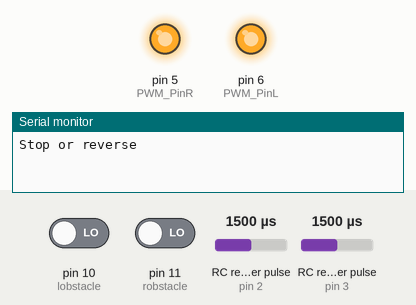
This sketch was run on a simulated Arduino Uno, built with avr-gcc and run on an emulated ATmega328P. Shown: output pins drawn as LEDs (lit = HIGH), the last lines printed to the serial monitor. Wiring (inferred from the names in the program): 2 × RC receiver channel: data pin 2 / data pin 3. Inputs (shaded band) come from the test bench; at power-on: RC receiver pulse (sensors on pin 2, pin 3) 1500 µs, pin 10 (lobstacle) LOW, pin 11 (robstacle) LOW.

Above: at 1.2 s.
1.3 s: RC receiver pulse (sensor on pin 2) set to 1481 µs
At 2.6 s:
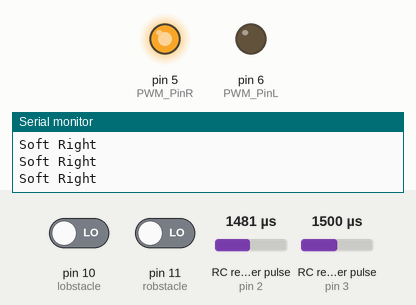
2.9 s: RC receiver pulse (sensor on pin 3) set to 1489 µs
4.4 s: RC receiver pulse (sensor on pin 3) set to 1470 µs
At 5.2 s:
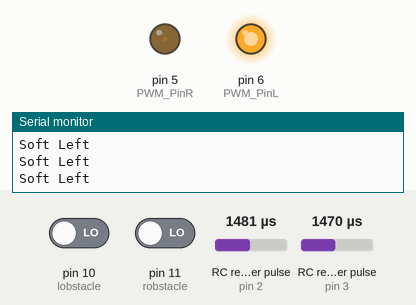
Timing chart, 0 to 7.4 s (numbered marks = the images above; inputs shaded):
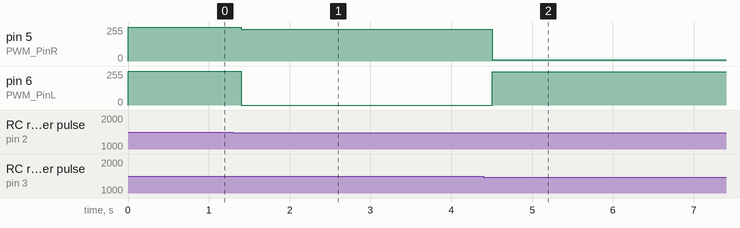

The sketch:

rc2pwm_final.ino
```cpp
# /*
#   *
#   * Project Name:     Autonomous Water Rover
#   * Author List:      Chirag Shah
#   * Filename:         RCtoPWM.py
#   * Functions:        None Interrpt service routine is used.
#   * Global Variables:  MinPulseLength, MaxPulseLength, RCinputPinL, pin3interruptL,
#   *                    RCinputPinR, pin3interruptR, PWM_PinL, PWM_PinR, RCpulseLastChangeTime
#   * Description: Converts RC output i.e. pulse between 1100 microseconds to 1900 microseconds \
#   *              from navio to normal PWM i.e. 0 to 255 (0V to 5V)
# */

#define MinPulseLength 1100  // these are RC output obtained fromm Navio2
#define MaxPulseLength 1900

int RCinputPinL = 3;//physical pin mapping on uno
int pin3interruptL = 1; //ext interrupt 1
int RCinputPinR = 2; //physical pin mapping on uno
int pin3interruptR = 0; //ext interrupt 0

int PWM_PinL = 6; // PWM output pins
int PWM_PinR = 5;

int pulseLengthL=1100;
int pulseLengthR =1100;

int lobstacle=10;
int robstacle=11;

unsigned long volatile RCpulseLastChangeTime = 0; //Timeout constant

void setup() {
  Serial.begin(9600);
  pinMode(lobstacle, INPUT);
  pinMode(robstacle, INPUT);
  pinMode(PWM_PinL, OUTPUT);
  attachInterrupt(pin3interruptL, pinChangeISRL, CHANGE); // call the function pinChangeISR each time the input changes state
  pinMode(PWM_PinR, OUTPUT);
  attachInterrupt(pin3interruptR, pinChangeISRR, CHANGE); // call the function pinChangeISR each time the input changes state
}

void loop() {

  // signal drop safety check
  if(micros() - RCpulseLastChangeTime > 500000) // check if it has been more then 0.5s since last pulse was seen
  {
    analogWrite(PWM_PinL, 255); // set PWM outputs to 255
    analogWrite(PWM_PinR, 255);
  }
  if(pulseLengthR < pulseLengthL)
  {
    if(pulseLengthR==1100 && pulseLengthL==1900 )
    {
        Serial.println("Hard Right");
        analogWrite(PWM_PinR, 255);
        analogWrite(PWM_PinL,10);
    }
    else
    {
        Serial.println("Soft Right");
        analogWrite(PWM_PinR,240);
        analogWrite(PWM_PinL,0);

    }
  }
  else if(pulseLengthL < pulseLengthR)
  {
    if(pulseLengthL==1100 && pulseLengthR==1900 )
    {
        Serial.println("Hard Left");
        analogWrite(PWM_PinL, 255);
        analogWrite(PWM_PinR,10);
    }
    else
    {
        Serial.println("Soft Left");
        analogWrite(PWM_PinL, 250);
        analogWrite(PWM_PinR,10);

    }
  }
  else
  {
    if(pulseLengthL==1100 && pulseLengthR==1100 )
    {
        Serial.println("Stop or reverse");
        analogWrite(PWM_PinL, 255);
        analogWrite(PWM_PinR,255);
    }
    else if(pulseLengthL==1900 && pulseLengthR==1900 )
    {
        Serial.println("Forward");
        analogWrite(PWM_PinL, 0);
        analogWrite(PWM_PinR,60);
    }
  }
  if(digitalRead(lobstacle)==HIGH && digitalRead(robstacle)==HIGH)
  {
   // Serial.println("obstacle fwd");
   /* analogWrite(PWM_PinL, 255);
    analogWrite(PWM_PinR, 255);*/
  }
  else
  {
    if(digitalRead(lobstacle)==HIGH)
    {
       //Serial.println("obstacle left");
       /*
       analogWrite(PWM_PinL, 0);
       analogWrite(PWM_PinR, 255);*/
    }
    if(digitalRead(robstacle)==HIGH)
    {
       //Serial.println("obstacle right");
     /*  analogWrite(PWM_PinR, 0);
       analogWrite(PWM_PinL, 255);*/
    }
  }
  /*
    Serial.print(pulseLengthR);
    Serial.print("----->R");
    Serial.println(map(pulseLengthR, MinPulseLength, MaxPulseLength,255, 0));
    Serial.print(pulseLengthL);
    Serial.print("----->L");
    Serial.println(map(pulseLengthL, MinPulseLength, MaxPulseLength, 255, 0));*/
  delay(100); // wait 0.1s before checking again
}

void pinChangeISRL()  //ISR to get servo compatible pulse width and convert to mosfet compatible pwm
{
  unsigned long timeNow = micros(); // record time
  if(digitalRead(RCinputPinL)) // pulse now high
  {
    RCpulseLastChangeTime = timeNow; // save the time when the pulse went high
  }
  else // pulse now low
  {
    pulseLengthL = int(timeNow - RCpulseLastChangeTime); // measure pulse length
    pulseLengthL  = constrain(pulseLengthL, MinPulseLength, MaxPulseLength); // correct bad readings

    //analogWrite(PWM_PinL, map(pulseLengthL, MinPulseLength, MaxPulseLength, 255, 0)); // update PWM signal
    //analogWrite(PWM_PinL, 255);
  }
}
void pinChangeISRR()    //ISR to get servo compatible pulse width and convert to mosfet compatible pwm
{
  unsigned long timeNow = micros(); // record time

  if(digitalRead(RCinputPinR)) // pulse now high
  {
    RCpulseLastChangeTime = timeNow; // save the time when the pulse went high
  }
  else // pulse now low
  {
    pulseLengthR = int(timeNow - RCpulseLastChangeTime); // measure pulse length
    pulseLengthR  = constrain(pulseLengthR, MinPulseLength, MaxPulseLength); // correct bad readings
    //analogWrite(PWM_PinR, map(pulseLengthR, MinPulseLength, MaxPulseLength, 255,0)); // update PWM signal
    //analogWrite(PWM_PinR, 255);
  }
}
```

Measured:
- the behaviour switches between 1497 and 1496 µs on RC receiver pulse (sensor on pin 2) (found by bisection; images 0 and 1)
- the behaviour switches between 1481 and 1480 µs on RC receiver pulse (sensor on pin 3) (found by bisection; images 1 and 2)
- after the input at 1.3 s, pin 5 (PWM_PinR): 255/255 → 240/255 after 0.10 s; pin 6 (PWM_PinL): 255/255 → 0/255 after 0.10 s
- after the input at 4.4 s, pin 5 (PWM_PinR): 240/255 → 10/255 after 0.11 s; pin 6 (PWM_PinL): 0/255 → 250/255 after 0.11 s
